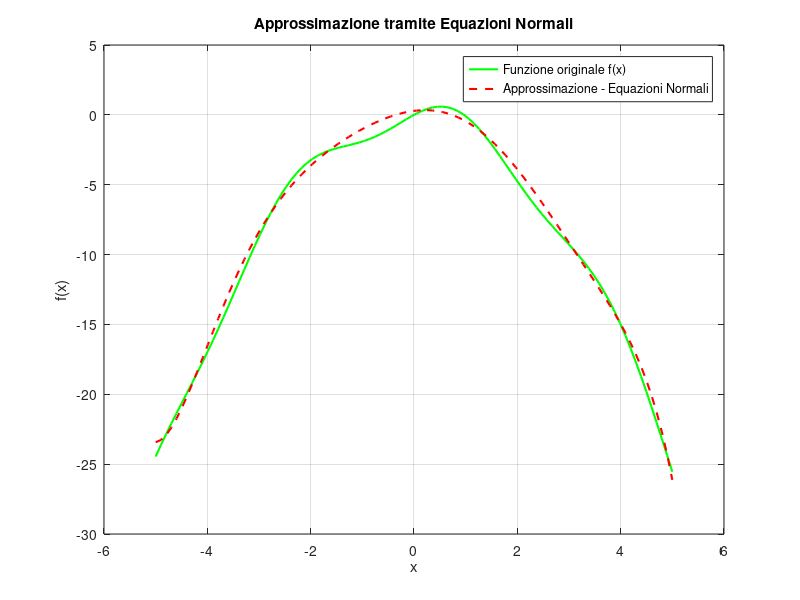
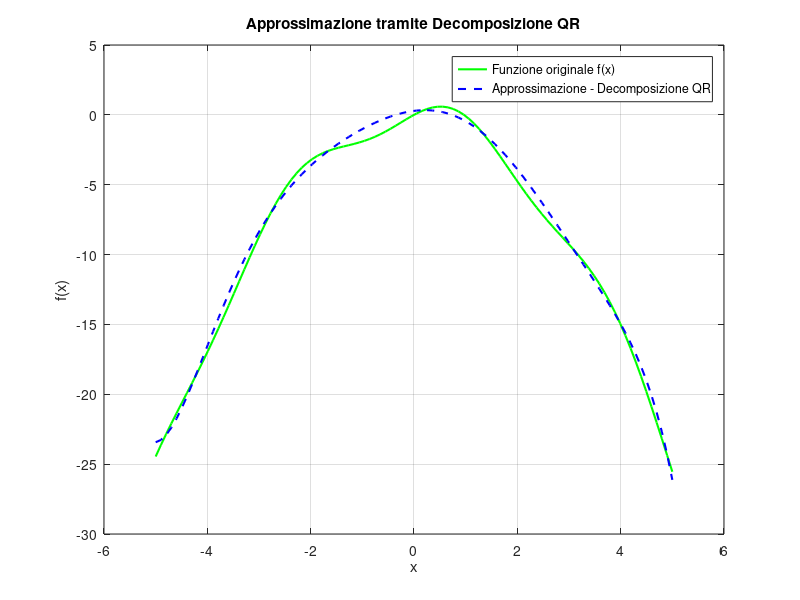

Recreate these plots in MATLAB, in order.
clc;
clear all;

% Parametri iniziali
n = 100;                % Numero di punti
x = linspace(-5, 5, n)'; % Vettore x in [-5, 5], vettore colonna
f = sin(2*x) - x.^2;    % Funzione f(x)
y = f + 0.5 * rand(size(f)); % Aggiunta di rumore a f

% Grado del polinomio
d = 8;

% Costruzione della matrice di Vandermonde V
V = zeros(n, d+1);
for j = 0:d
    V(:, j+1) = x.^j; % Ogni colonna è una potenza di x
end

%% 1. Risoluzione con le Equazioni Normali
A = V; % A = V per chiarezza
AtA = A' * A;
Aty = A' * y;
a_normali = AtA \ Aty; % Risoluzione sistema con equazioni normali

% Calcolo del condizionamento di AtA
cond_AtA = cond(AtA);
fprintf('Condizionamento della matrice AtA: %.2e\n', cond_AtA);

%% 2. Risoluzione con la Decomposizione QR
[Q, R] = qr(A, 0); % Decomposizione QR (fattorizzazione economica)
a_qr = R \ (Q' * y); % Risoluzione del sistema tramite QR

% Stampa della matrice R
disp('Matrice R della decomposizione QR:');
disp(R);

%% 3. Grafici
% Polinomio approssimante con equazioni normali
y_normali = polyval(flip(a_normali), x);

% Polinomio approssimante con QR
y_qr = polyval(flip(a_qr), x);

% Grafico 1: Funzione originale vs approssimazione con equazioni normali
figure;
plot(x, f, 'g', 'LineWidth', 1.5); hold on;
plot(x, y_normali, 'r--', 'LineWidth', 1.5);
legend('Funzione originale f(x)', 'Approssimazione - Equazioni Normali');
title('Approssimazione tramite Equazioni Normali');
xlabel('x');
ylabel('f(x)');
grid on;

% Grafico 2: Funzione originale vs approssimazione con QR
figure;
plot(x, f, 'g', 'LineWidth', 1.5); hold on;
plot(x, y_qr, 'b--', 'LineWidth', 1.5);
legend('Funzione originale f(x)', 'Approssimazione - Decomposizione QR');
title('Approssimazione tramite Decomposizione QR');
xlabel('x');
ylabel('f(x)');
grid on;
